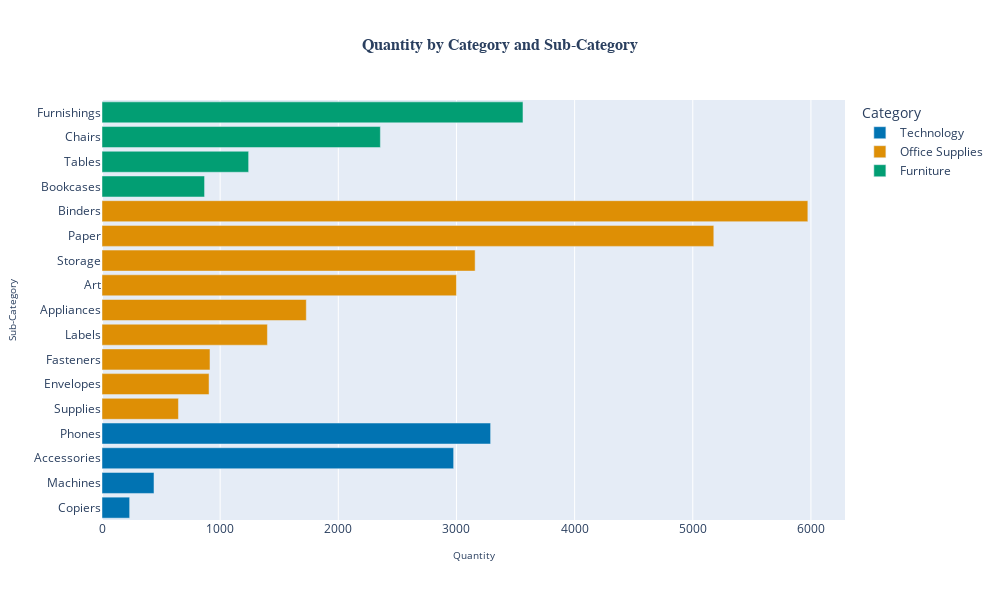

Write notebook code for a chart like this one.
### Code cell
df_ = df.groupby(['category', 'sub_category'])['quantity'].sum().reset_index(name='sum').sort_values(by='sum')

colorblind_hex = sns.color_palette("colorblind").as_hex()

fig = px.bar(
    df_,
    x='sum',
    y='sub_category',
    color='category',
    orientation='h',
    color_discrete_sequence=colorblind_hex,
    labels={
        'sum': 'Quantity',
        'sub_category': 'Sub-Category',
        'category': 'Category'
    },
    title='Quantity by Category and Sub-Category'
)

fig.update_layout(
    title=dict(
        x=0.5,
        font=dict(size=16, family='Arial', weight='bold')
    ),
    bargap=0.15,
    legend_title_text='Category',
    height=600,
    width=1000
    
)

fig.update_xaxes(
    tickfont=dict(size=12),
    title_font=dict(size=10)
)

fig.update_yaxes(
    tickfont=dict(size=12),
    title_font=dict(size=10)
)

fig.show()

### Figure 1 — Plotly figure (JSON) as saved in the notebook; plotly's stock layout.template omitted (floating-point values rounded to 4 significant figures)
{"data": [{"hovertemplate": "Category=Technology<br>Quantity=%{x}<br>Sub-Category=%{y}<extra></extra>", "legendgroup": "Technology", "marker": {"color": "#0173b2", "pattern": {"shape": ""}}, "name": "Technology", "orientation": "h", "showlegend": true, "textposition": "auto", "type": "bar", "x": [234, 440, 2976, 3289], "xaxis": "x", "y": ["Copiers", "Machines", "Accessories", "Phones"], "yaxis": "y"}, {"hovertemplate": "Category=Office Supplies<br>Quantity=%{x}<br>Sub-Category=%{y}<extra></extra>", "legendgroup": "Office Supplies", "marker": {"color": "#de8f05", "pattern": {"shape": ""}}, "name": "Office Supplies", "orientation": "h", "showlegend": true, "textposition": "auto", "type": "bar", "x": [647, 906, 914, 1400, 1729, 3000, 3158, 5178, 5974], "xaxis": "x", "y": ["Supplies", "Envelopes", "Fasteners", "Labels", "Appliances", "Art", "Storage", "Paper", "Binders"], "yaxis": "y"}, {"hovertemplate": "Category=Furniture<br>Quantity=%{x}<br>Sub-Category=%{y}<extra></extra>", "legendgroup": "Furniture", "marker": {"color": "#029e73", "pattern": {"shape": ""}}, "name": "Furniture", "orientation": "h", "showlegend": true, "textposition": "auto", "type": "bar", "x": [868, 1241, 2356, 3563], "xaxis": "x", "y": ["Bookcases", "Tables", "Chairs", "Furnishings"], "yaxis": "y"}], "layout": {"bargap": 0.15, "barmode": "relative", "height": 600, "legend": {"title": {"text": "Category"}, "tracegroupgap": 0}, "title": {"font": {"family": "Arial", "size": 16, "weight": "bold"}, "text": "Quantity by Category and Sub-Category", "x": 0.5}, "width": 1000, "xaxis": {"anchor": "y", "domain": [0, 1], "tickfont": {"size": 12}, "title": {"font": {"size": 10}, "text": "Quantity"}}, "yaxis": {"anchor": "x", "domain": [0, 1], "tickfont": {"size": 12}, "title": {"font": {"size": 10}, "text": "Sub-Category"}}}}
